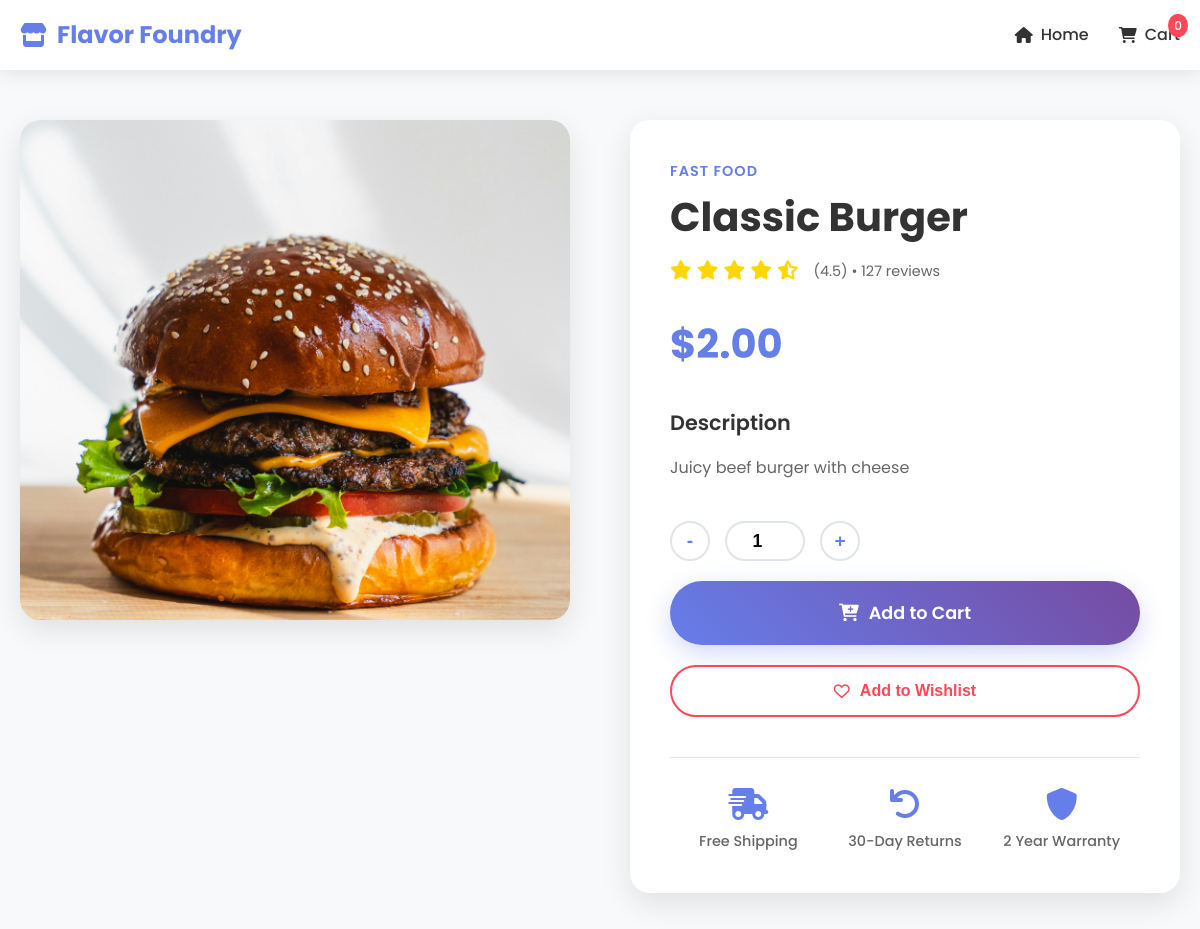
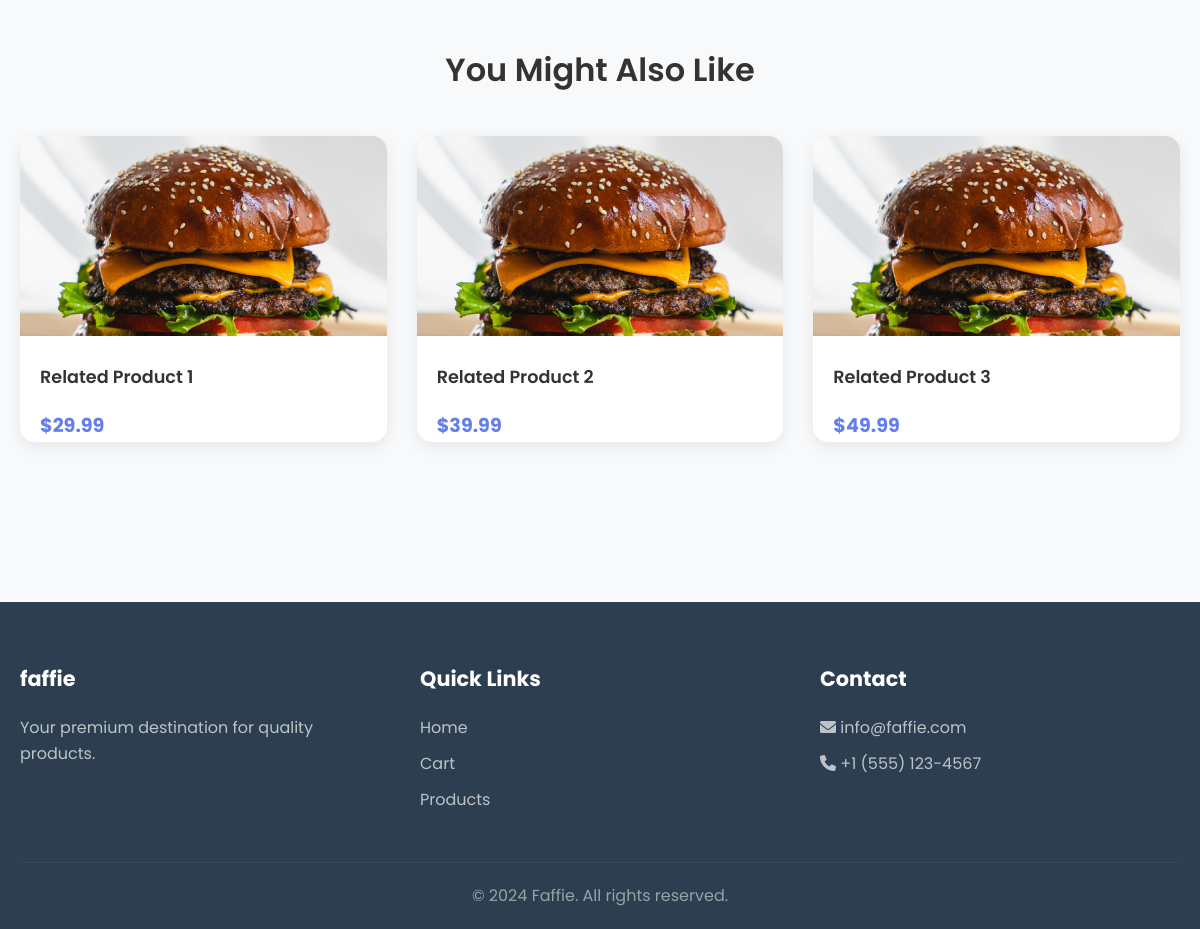
/product/1/, run on the app's committed database (2 pictures, top to bottom).
### shop/models.py (models this page shows, shortened)
class Product(models.Model):
    name = models.CharField(max_length=100)
    price = models.DecimalField(max_digits=8, decimal_places=2)  # increased range
    description = models.TextField()
    image = models.ImageField(upload_to='products/')
    category = models.ForeignKey(Category, on_delete=models.CASCADE)

class Category(models.Model):
    name = models.CharField(max_length=50)

### shop/views.py (the view)
# urls.py: path('product/<int:id>/', views.product_detail, name='product_detail'),
def product_detail(request, id):
    product = get_object_or_404(Product, id=id)
    cart_items_count = CartItem.objects.count()
    return render(request, 'shop/product_detail.html', {
        'product': product,
        'items': cart_items_count
    })

### shop/templates/shop/product_detail.html (shortened to what this page needs)
{% load static %}
<!DOCTYPE html>
<html lang="en">
<head>
    <link rel="stylesheet" href="{% static 'css/product_detail.css' %}">
    <link rel="stylesheet" href="https://cdnjs.cloudflare.com/ajax/libs/font-awesome/6.0.0/css/all.min.css">
</head>
<body>
    <nav class="navbar">
        <div class="nav-container">
            <div class="nav-logo">
                <i class="fas fa-store"></i>
                <span>Flavor Foundry</span>
            </div>
            <div class="nav-links">
                <a href="{% url 'home' %}" class="nav-link"><i class="fas fa-home"></i> Home</a>
                <a href="{% url 'cart' %}" class="nav-link cart-link">
                    <i class="fas fa-shopping-cart"></i> Cart
                    <span class="cart-count">{{ items|length }}</span>
                </a>
            </div>
        </div>
    </nav>
    <section class="product-detail">
        <div class="container">
            <div class="product-container">
                <div class="product-gallery">
                    <div class="main-image">
                        <img src="{{ product.image.url }}" alt="{{ product.name }}" id="mainImage">
                    </div>
                </div>
                <div class="product-info">
                    <div class="product-category">{{ product.category.name }}</div>
                    <h1 class="product-title">{{ product.name }}</h1>
                    <div class="product-rating">
                        <div class="stars">
                            <i class="fas fa-star"></i>
                            <i class="fas fa-star"></i>
                            <i class="fas fa-star"></i>
                            <i class="fas fa-star"></i>
                            <i class="fas fa-star-half-alt"></i>
                        </div>
                        <span class="rating-text">(4.5) • 127 reviews</span>
                    </div>
                    <div class="product-price">
                        <span class="current-price">${{ product.price }}</span>
                    </div>
                    <div class="product-description">
                        <h3>Description</h3>
                        <p>{{ product.description }}</p>
                    </div>
                    <div class="product-actions">
                        <div class="quantity-selector">
                            <button class="qty-btn" onclick="changeQuantity(-1)">-</button>
                            <input type="number" id="quantity" value="1" min="1" max="10">
                            <button class="qty-btn" onclick="changeQuantity(1)">+</button>
                        </div>
                        <a href="{% url 'add_to_cart' product.id %}" class="add-to-cart-btn" id="addToCartBtn">
                            <i class="fas fa-cart-plus"></i> Add to Cart
                        </a>
                        <button class="wishlist-btn">
                            <i class="far fa-heart"></i> Add to Wishlist
                        </button>
                    </div>
                    <div class="product-features">
                        <div class="feature">
                            <i class="fas fa-shipping-fast"></i>
                            <span>Free Shipping</span>
                        </div>
                        <div class="feature">
                            <i class="fas fa-undo"></i>
                            <span>30-Day Returns</span>
                        </div>
                        <div class="feature">
                            <i class="fas fa-shield-alt"></i>
                            <span>2 Year Warranty</span>
                        </div>
                    </div>
                </div>
            </div>
            <div class="related-products">
                <h2>You Might Also Like</h2>
                <div class="related-grid">
                    <div class="related-card">
                        <img src="{{ product.image.url }}" alt="Related Product">
                        <h4>Related Product 1</h4>
                        <span class="price">$29.99</span>
                    </div>
                    <div class="related-card">
                        <img src="{{ product.image.url }}" alt="Related Product">
                        <h4>Related Product 2</h4>
                        <span class="price">$39.99</span>
                    </div>
                    <div class="related-card">
                        <img src="{{ product.image.url }}" alt="Related Product">
                        <h4>Related Product 3</h4>
                        <span class="price">$49.99</span>
                    </div>
                </div>
            </div>
        </div>
    </section>
    <footer class="footer">
        <div class="container">
            <div class="footer-content">
                <div class="footer-section">
                    <h3>faffie</h3>
                    <p>Your premium destination for quality products.</p>
                </div>
                <div class="footer-section">
                    <h3>Quick Links</h3>
                    <ul>
                        <li><a href="{% url 'home' %}">Home</a></li>
                        <li><a href="{% url 'cart' %}">Cart</a></li>
                        <li><a href="#products">Products</a></li>
                    </ul>
                </div>
                <div class="footer-section">
                    <h3>Contact</h3>
                    <p><i class="fas fa-envelope"></i> info@faffie.com</p>
                    <p><i class="fas fa-phone"></i> +1 (555) 123-4567</p>
                </div>
            </div>
            <div class="footer-bottom">
                <p>&copy; 2024 Faffie. All rights reserved.</p>
            </div>
        </div>
    </footer>
</body>
</html>

### data on the page
Product: image (picture), category.name "FAST FOOD", name "Classic Burger", price "2.00", description "Juicy beef burger with cheese"

### other printed values
{{ items|length }} "0"
